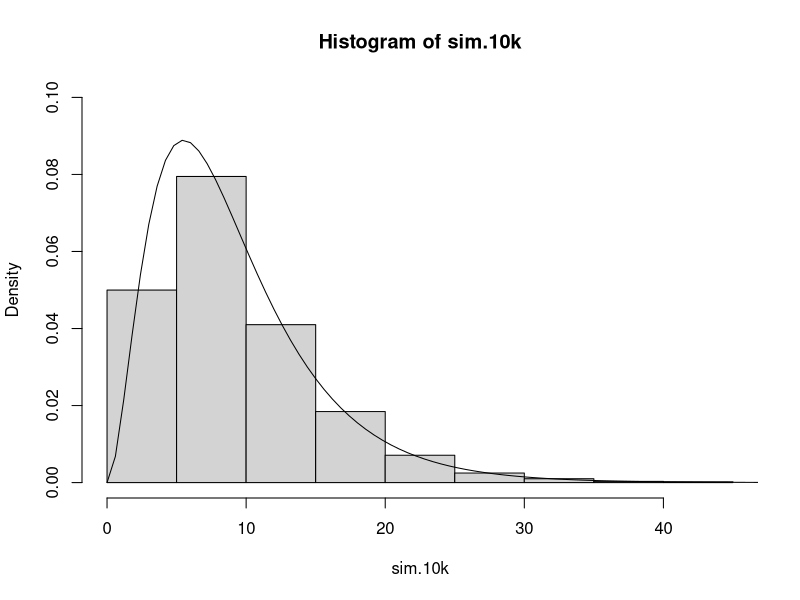
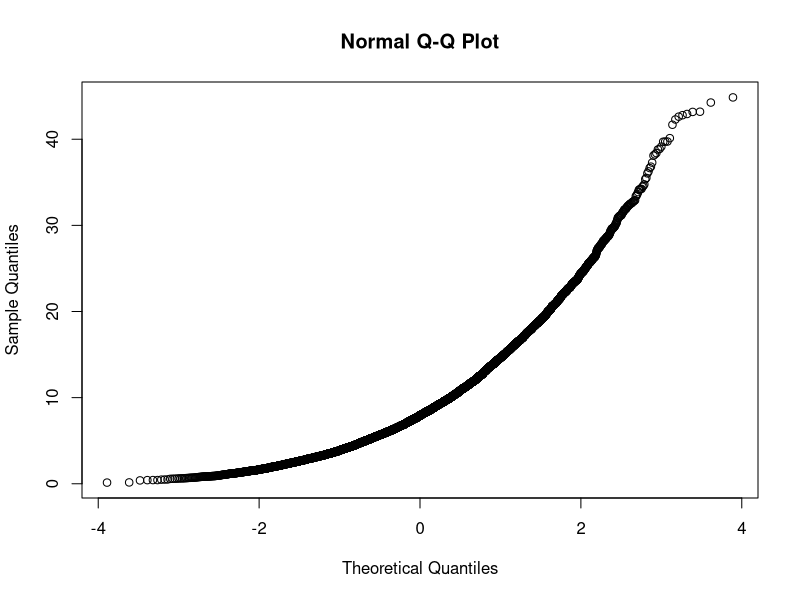

Recreate these plots in R, in order.
#1.simulate the three block execution times
x<-rexp(3,0.2) 
#get the execution time of the whole program
max(x) 
#2.repeat the previous two steps 10,000 times
sim.10k<-replicate(10000,max(rexp(3,0.2))) 
#3.make a histogram of the previous 10,000 draws
hist(sim.10k,ylim=c(0,0.1),prob=TRUE)
#superimpose the density function abtained in the exercise 4.6
curve(0.6*(1-exp(-0.2*x))^2*exp(-0.2*x),0,60,add=TRUE)
#4.estimate the mean
mean(sim.10k)
#5.get the probability that the entire program takes more than 20 mins to compile
sum(sim.10k>20)/10000
qqnorm(sim.10k)

